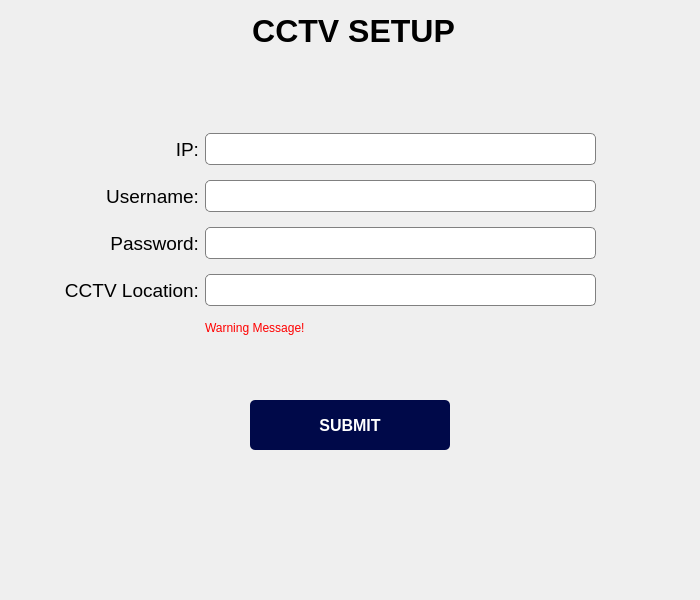
<?xml version="1.0" encoding="UTF-8"?>
<ui version="4.0">
 <class>Dialog</class>
 <widget class="QDialog" name="Dialog">
  <property name="geometry">
   <rect>
    <x>0</x>
    <y>0</y>
    <width>700</width>
    <height>600</height>
   </rect>
  </property>
  <property name="sizePolicy">
   <sizepolicy hsizetype="Fixed" vsizetype="Fixed">
    <horstretch>0</horstretch>
    <verstretch>0</verstretch>
   </sizepolicy>
  </property>
  <property name="maximumSize">
   <size>
    <width>700</width>
    <height>600</height>
   </size>
  </property>
  <property name="windowTitle">
   <string>Dialog</string>
  </property>
  <property name="sizeGripEnabled">
   <bool>false</bool>
  </property>
  <layout class="QGridLayout" name="gridLayout">
   <item row="5" column="0" colspan="2">
    <widget class="QGroupBox" name="blank_Box">
     <property name="sizePolicy">
      <sizepolicy hsizetype="Fixed" vsizetype="Fixed">
       <horstretch>0</horstretch>
       <verstretch>0</verstretch>
      </sizepolicy>
     </property>
     <property name="maximumSize">
      <size>
       <width>16777215</width>
       <height>100</height>
      </size>
     </property>
     <property name="styleSheet">
      <string notr="true">#blank_Box{
	border: none;
}</string>
     </property>
     <property name="title">
      <string/>
     </property>
    </widget>
   </item>
   <item row="4" column="0" colspan="2">
    <widget class="QGroupBox" name="btn_box">
     <property name="sizePolicy">
      <sizepolicy hsizetype="Maximum" vsizetype="Maximum">
       <horstretch>0</horstretch>
       <verstretch>0</verstretch>
      </sizepolicy>
     </property>
     <property name="minimumSize">
      <size>
       <width>100</width>
       <height>100</height>
      </size>
     </property>
     <property name="maximumSize">
      <size>
       <width>700</width>
       <height>300</height>
      </size>
     </property>
     <property name="layoutDirection">
      <enum>Qt::LeftToRight</enum>
     </property>
     <property name="styleSheet">
      <string notr="true">#btn_box{
	border: none;
}
</string>
     </property>
     <property name="title">
      <string/>
     </property>
     <property name="alignment">
      <set>Qt::AlignJustify|Qt::AlignVCenter</set>
     </property>
     <layout class="QHBoxLayout" name="horizontalLayout">
      <property name="topMargin">
       <number>20</number>
      </property>
      <item>
       <widget class="QPushButton" name="pbtn_submit">
        <property name="maximumSize">
         <size>
          <width>200</width>
          <height>50</height>
         </size>
        </property>
        <property name="font">
         <font>
          <family>MS Sans Serif</family>
          <pointsize>12</pointsize>
          <weight>75</weight>
          <bold>true</bold>
         </font>
        </property>
        <property name="styleSheet">
         <string notr="true">#pbtn_submit{

    border-radius: 5px;
	background-color: rgba(0, 9, 73, 1);
	color: white;
}

#pbtn_submit:hover {
	background-color:rgba(0, 9, 73, 0.69);
}</string>
        </property>
        <property name="text">
         <string>SUBMIT</string>
        </property>
       </widget>
      </item>
     </layout>
    </widget>
   </item>
   <item row="0" column="0" colspan="2">
    <widget class="QGroupBox" name="form_box">
     <property name="sizePolicy">
      <sizepolicy hsizetype="Maximum" vsizetype="Maximum">
       <horstretch>0</horstretch>
       <verstretch>0</verstretch>
      </sizepolicy>
     </property>
     <property name="maximumSize">
      <size>
       <width>700</width>
       <height>400</height>
      </size>
     </property>
     <property name="font">
      <font>
       <family>Arial</family>
       <pointsize>24</pointsize>
       <weight>75</weight>
       <bold>true</bold>
      </font>
     </property>
     <property name="styleSheet">
      <string notr="true">#form_box{
	border: none;
	margin-top:50px;
}

#form_box QLineEdit {
    border: 1px solid gray;
	height: 30px;
	border-radius: 5px;
}
</string>
     </property>
     <property name="title">
      <string>CCTV SETUP</string>
     </property>
     <property name="alignment">
      <set>Qt::AlignCenter</set>
     </property>
     <property name="flat">
      <bool>false</bool>
     </property>
     <property name="checkable">
      <bool>false</bool>
     </property>
     <layout class="QFormLayout" name="formLayout">
      <property name="labelAlignment">
       <set>Qt::AlignRight|Qt::AlignTrailing|Qt::AlignVCenter</set>
      </property>
      <property name="verticalSpacing">
       <number>15</number>
      </property>
      <property name="leftMargin">
       <number>50</number>
      </property>
      <property name="topMargin">
       <number>80</number>
      </property>
      <property name="rightMargin">
       <number>90</number>
      </property>
      <property name="bottomMargin">
       <number>10</number>
      </property>
      <item row="0" column="0">
       <widget class="QLabel" name="label_ip">
        <property name="font">
         <font>
          <family>Arial</family>
          <pointsize>14</pointsize>
          <weight>50</weight>
          <bold>false</bold>
         </font>
        </property>
        <property name="text">
         <string>IP:</string>
        </property>
        <property name="alignment">
         <set>Qt::AlignRight|Qt::AlignTrailing|Qt::AlignVCenter</set>
        </property>
       </widget>
      </item>
      <item row="0" column="1">
       <widget class="QLineEdit" name="lineEdit_ip">
        <property name="font">
         <font>
          <family>Arial</family>
          <pointsize>14</pointsize>
          <weight>50</weight>
          <bold>false</bold>
         </font>
        </property>
       </widget>
      </item>
      <item row="1" column="0">
       <widget class="QLabel" name="label_usern">
        <property name="font">
         <font>
          <family>Arial</family>
          <pointsize>14</pointsize>
          <weight>50</weight>
          <bold>false</bold>
         </font>
        </property>
        <property name="text">
         <string>Username:</string>
        </property>
        <property name="alignment">
         <set>Qt::AlignRight|Qt::AlignTrailing|Qt::AlignVCenter</set>
        </property>
       </widget>
      </item>
      <item row="1" column="1">
       <widget class="QLineEdit" name="lineEdit_usern">
        <property name="font">
         <font>
          <family>Arial</family>
          <pointsize>14</pointsize>
          <weight>50</weight>
          <bold>false</bold>
         </font>
        </property>
       </widget>
      </item>
      <item row="2" column="0">
       <widget class="QLabel" name="label_pass">
        <property name="font">
         <font>
          <family>Arial</family>
          <pointsize>14</pointsize>
          <weight>50</weight>
          <bold>false</bold>
         </font>
        </property>
        <property name="text">
         <string>Password:</string>
        </property>
        <property name="alignment">
         <set>Qt::AlignRight|Qt::AlignTrailing|Qt::AlignVCenter</set>
        </property>
       </widget>
      </item>
      <item row="2" column="1">
       <widget class="QLineEdit" name="lineEdit_pass">
        <property name="font">
         <font>
          <family>Arial</family>
          <pointsize>14</pointsize>
          <weight>50</weight>
          <bold>false</bold>
         </font>
        </property>
        <property name="echoMode">
         <enum>QLineEdit::Password</enum>
        </property>
       </widget>
      </item>
      <item row="3" column="0">
       <widget class="QLabel" name="label_ccloc">
        <property name="font">
         <font>
          <family>Arial</family>
          <pointsize>14</pointsize>
          <weight>50</weight>
          <bold>false</bold>
         </font>
        </property>
        <property name="text">
         <string>CCTV Location:</string>
        </property>
        <property name="alignment">
         <set>Qt::AlignRight|Qt::AlignTrailing|Qt::AlignVCenter</set>
        </property>
       </widget>
      </item>
      <item row="3" column="1">
       <widget class="QLineEdit" name="lineEdit_ccloc">
        <property name="font">
         <font>
          <family>Arial</family>
          <pointsize>14</pointsize>
          <weight>50</weight>
          <bold>false</bold>
         </font>
        </property>
       </widget>
      </item>
      <item row="4" column="1">
       <widget class="QLabel" name="error_msg">
        <property name="styleSheet">
         <string notr="true">#error_msg{
	color: red;
}</string>
        </property>
        <property name="text">
         <string>Warning Message!</string>
        </property>
       </widget>
      </item>
     </layout>
    </widget>
   </item>
  </layout>
 </widget>
 <resources/>
 <connections/>
</ui>
